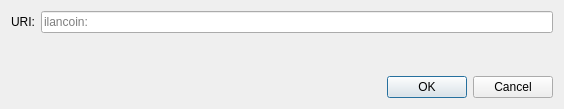
<?xml version="1.0" encoding="UTF-8"?>
<ui version="4.0">
 <class>OpenURIDialog</class>
 <widget class="QDialog" name="OpenURIDialog">
  <property name="geometry">
   <rect>
    <x>0</x>
    <y>0</y>
    <width>564</width>
    <height>109</height>
   </rect>
  </property>
  <property name="windowTitle">
   <string>Open ilancoin URI</string>
  </property>
  <layout class="QVBoxLayout" name="verticalLayout">
   <item>
    <layout class="QHBoxLayout" name="horizontalLayout">
     <item>
      <widget class="QLabel" name="label">
       <property name="text">
        <string>URI:</string>
       </property>
      </widget>
     </item>
     <item>
      <widget class="QValidatedLineEdit" name="uriEdit">
       <property name="placeholderText">
        <string notr="true">ilancoin:</string>
       </property>
      </widget>
     </item>
    </layout>
   </item>
   <item>
    <spacer name="verticalSpacer">
     <property name="orientation">
      <enum>Qt::Vertical</enum>
     </property>
     <property name="sizeHint" stdset="0">
      <size>
       <width>20</width>
       <height>40</height>
      </size>
     </property>
    </spacer>
   </item>
   <item>
    <widget class="QDialogButtonBox" name="buttonBox">
     <property name="orientation">
      <enum>Qt::Horizontal</enum>
     </property>
     <property name="standardButtons">
      <set>QDialogButtonBox::Cancel|QDialogButtonBox::Ok</set>
     </property>
    </widget>
   </item>
  </layout>
 </widget>
 <customwidgets>
  <customwidget>
   <class>QValidatedLineEdit</class>
   <extends>QLineEdit</extends>
   <header>qt/qvalidatedlineedit.h</header>
  </customwidget>
 </customwidgets>
 <resources/>
 <connections>
  <connection>
   <sender>buttonBox</sender>
   <signal>accepted()</signal>
   <receiver>OpenURIDialog</receiver>
   <slot>accept()</slot>
   <hints>
    <hint type="sourcelabel">
     <x>248</x>
     <y>254</y>
    </hint>
    <hint type="destinationlabel">
     <x>157</x>
     <y>274</y>
    </hint>
   </hints>
  </connection>
  <connection>
   <sender>buttonBox</sender>
   <signal>rejected()</signal>
   <receiver>OpenURIDialog</receiver>
   <slot>reject()</slot>
   <hints>
    <hint type="sourcelabel">
     <x>316</x>
     <y>260</y>
    </hint>
    <hint type="destinationlabel">
     <x>286</x>
     <y>274</y>
    </hint>
   </hints>
  </connection>
 </connections>
</ui>
